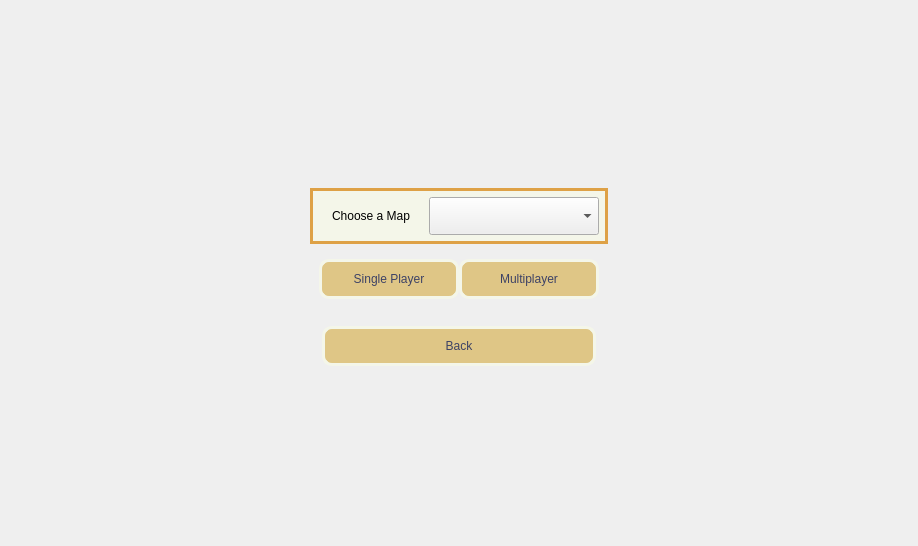
<?xml version="1.0" encoding="UTF-8"?>
<ui version="4.0">
 <class>GameModeWidget</class>
 <widget class="QWidget" name="GameModeWidget">
  <property name="geometry">
   <rect>
    <x>0</x>
    <y>0</y>
    <width>918</width>
    <height>546</height>
   </rect>
  </property>
  <property name="windowTitle">
   <string>Form</string>
  </property>
  <property name="autoFillBackground">
   <bool>false</bool>
  </property>
  <layout class="QHBoxLayout" name="horizontalLayout_3">
   <item>
    <spacer name="horizontalSpacer">
     <property name="orientation">
      <enum>Qt::Horizontal</enum>
     </property>
     <property name="sizeHint" stdset="0">
      <size>
       <width>290</width>
       <height>20</height>
      </size>
     </property>
    </spacer>
   </item>
   <item>
    <layout class="QVBoxLayout" name="verticalLayout">
     <item>
      <spacer name="verticalSpacer_2">
       <property name="orientation">
        <enum>Qt::Vertical</enum>
       </property>
       <property name="sizeHint" stdset="0">
        <size>
         <width>20</width>
         <height>40</height>
        </size>
       </property>
      </spacer>
     </item>
     <item>
      <widget class="QLabel" name="label">
       <property name="styleSheet">
        <string notr="true">color: white;</string>
       </property>
       <property name="text">
        <string/>
       </property>
       <property name="pixmap">
        <pixmap resource="resources.qrc">:/Main_logo.png</pixmap>
       </property>
       <property name="alignment">
        <set>Qt::AlignCenter</set>
       </property>
      </widget>
     </item>
     <item>
      <widget class="QWidget" name="horizontalWidget" native="true">
       <property name="styleSheet">
        <string notr="true">#horizontalWidget
{
	border: 3px solid #dea146;
	background-color: #f4f6e9;
}
QWidget
{
	padding: 10px 10px;
}</string>
       </property>
       <layout class="QHBoxLayout" name="horizontalLayout">
        <item>
         <widget class="QLabel" name="label_2">
          <property name="text">
           <string>Choose a Map</string>
          </property>
         </widget>
        </item>
        <item>
         <widget class="QComboBox" name="mapComboBox">
          <property name="sizePolicy">
           <sizepolicy hsizetype="Expanding" vsizetype="Fixed">
            <horstretch>0</horstretch>
            <verstretch>0</verstretch>
           </sizepolicy>
          </property>
         </widget>
        </item>
       </layout>
      </widget>
     </item>
     <item>
      <widget class="QWidget" name="verticalWidget_2" native="true">
       <property name="styleSheet">
        <string notr="true">QPushButton{
color: #3d4265;
border-radius: 10px;
border: 3px solid #f4f6e9;
background-color: #dfc686;
width: 100px;
padding: 10px 2px;
}
QPushButton:selected {
    color: #f4f4e8;
    background-color: #a47750;
}
QPushButton:hover {
    color: #3d4265;
    background-color: #bd9877;
}
QPushButton:pressed {
    color: #3d4265;
    background-color: rgb(157, 126, 99);
}</string>
       </property>
       <layout class="QHBoxLayout" name="horizontalLayout_2">
        <property name="spacing">
         <number>0</number>
        </property>
        <item>
         <widget class="QPushButton" name="singlePlayerButton">
          <property name="text">
           <string>Single Player</string>
          </property>
         </widget>
        </item>
        <item>
         <widget class="QPushButton" name="multiplayerButton">
          <property name="text">
           <string>Multiplayer</string>
          </property>
         </widget>
        </item>
       </layout>
      </widget>
     </item>
     <item>
      <widget class="QPushButton" name="backButton">
       <property name="styleSheet">
        <string notr="true">QPushButton{
color: #3d4265;
border-radius: 10px;
border: 3px solid #f4f6e9;
background-color: #dfc686;
width: 100px;
padding: 10px 2px;
margin: 12px 12px;
}
QPushButton:selected {
    color: #f4f4e8;
    background-color: #a47750;
}
QPushButton:hover {
    color: #3d4265;
    background-color: #bd9877;
}
QPushButton:pressed {
    color: #3d4265;
    background-color: rgb(157, 126, 99);
}</string>
       </property>
       <property name="text">
        <string>Back</string>
       </property>
      </widget>
     </item>
     <item>
      <spacer name="verticalSpacer">
       <property name="orientation">
        <enum>Qt::Vertical</enum>
       </property>
       <property name="sizeHint" stdset="0">
        <size>
         <width>20</width>
         <height>40</height>
        </size>
       </property>
      </spacer>
     </item>
    </layout>
   </item>
   <item>
    <spacer name="horizontalSpacer_2">
     <property name="orientation">
      <enum>Qt::Horizontal</enum>
     </property>
     <property name="sizeHint" stdset="0">
      <size>
       <width>290</width>
       <height>20</height>
      </size>
     </property>
    </spacer>
   </item>
  </layout>
 </widget>
 <resources>
  <include location="resources.qrc"/>
 </resources>
 <connections/>
</ui>
